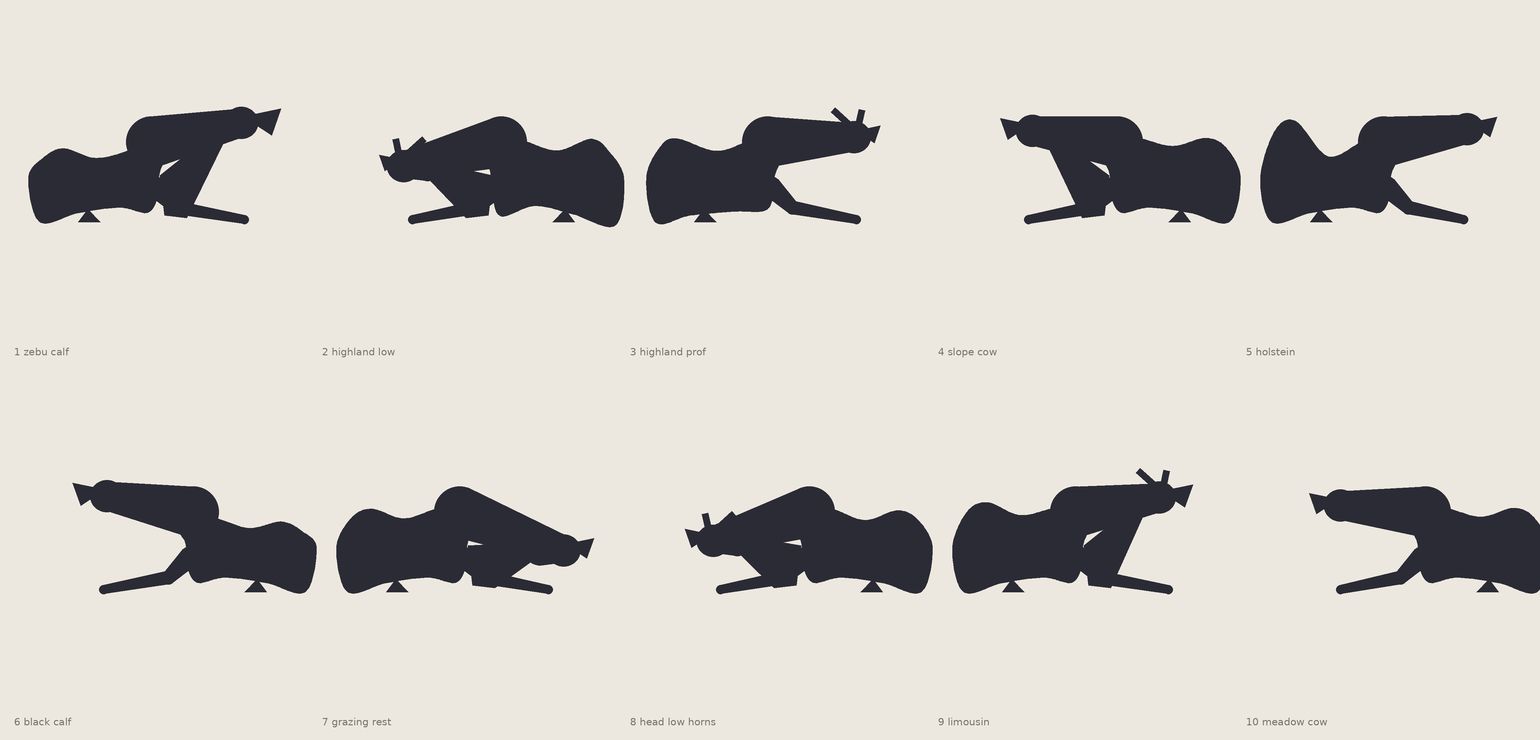

This chart was generated by the following Python code:
"""A31 — The Same Cow, Ten Times. From ten real resting-cow photographs (Unsplash, observed
via browser). Each cow is a single observed outline tracing the recumbent structure I saw:
nose/poll, low forward neck with dewlap, withers, a loin dip, the HIGH HIP, rump to ground,
the hind hoof tucked forward, the belly resting, the near foreleg folded forward to a hoof,
big side ear. No field, no herd, no atmosphere. Reconstructed, not traced. Ten configurations."""
import numpy as np
from PIL import Image, ImageDraw, ImageFont
SS=3
PAPER=(237,232,223); INK=(43,43,53); LBL=(120,116,110)

def cm(nodes,n=22,closed=True):
    P=[np.array(p,float) for p in nodes]
    P=([P[-1]]+P+[P[0],P[1]]) if closed else ([P[0]]+P+[P[-1]])
    out=[]
    for i in range(1,len(P)-2):
        p0,p1,p2,p3=P[i-1],P[i],P[i+1],P[i+2]
        for t in np.linspace(0,1,n,endpoint=False):
            t2=t*t;t3=t2*t
            out.append(0.5*((2*p1)+(-p0+p2)*t+(2*p0-5*p1+4*p2-p3)*t2+(-p0+3*p1-3*p2+p3)*t3))
    return out

def _ell(draw,cx,cy,rx,ry):
    draw.ellipse([int((cx-rx)*SS),int((cy-ry)*SS),int((cx+rx)*SS),int((cy+ry)*SS)],fill=INK)
def _cap(draw,a,b,ra,rb):
    a=np.array(a,float);b=np.array(b,float);d=b-a;L=np.hypot(*d)
    if L<1: _ell(draw,a[0],a[1],ra,ra); return
    n=np.array([-d[1],d[0]])/L
    draw.polygon([(int(p[0]*SS),int(p[1]*SS)) for p in [a+n*ra,b+n*rb,b-n*rb,a-n*ra]],fill=INK)
    _ell(draw,a[0],a[1],ra,ra); _ell(draw,b[0],b[1],rb,rb)

def cow(draw, ox, oy, s, P, f=-1):
    g=lambda k,d: P.get(k,d)
    nu=g('head_u',1.18); na=g('head_fwd',1.08)          # nose height / forward distance
    hiph=g('hiph',1.12); loin=g('loin',0.95); wth=g('withers',1.06)
    fe=g('foreleg_ext',0.55); hump=g('hump',0.0)
    def pt(a,u): return (ox + f*a*s, oy - u*s)
    # ---- TORSO outline (shorter, bulkier barrel); foreleg drawn separately to avoid notches ----
    O=[
      pt(0.16,0.62),                     # chest-front top (neck attaches here)
      pt(-0.03, wth+hump+0.02),          # withers (+hump)
      pt(0.48, wth),                     # behind withers
      pt(0.95, loin),                    # loin dip
      pt(1.36, hiph),                    # HIP (high point)
      pt(1.62, hiph-0.12),               # tailhead
      pt(1.80, 0.55),                    # rump back
      pt(1.66, 0.0),                     # rump to ground (rear)
      pt(1.18, 0.11),                    # belly resting (rear)
      pt(0.66, 0.18),                    # belly mid (rounded, higher barrel)
      pt(0.30, 0.12),                    # brisket bottom
      pt(0.16, 0.40),                    # chest-front bottom
    ]
    if g('shaggy',False):
        rng=np.random.default_rng(g('seed',1))
        O=[(x+f*rng.uniform(-0.05,0.05)*s, y+rng.uniform(-0.05,0.05)*s) for (x,y) in O]
    draw.polygon([(int(p[0]*SS),int(p[1]*SS)) for p in cm(O,20)], fill=INK)
    # near foreleg: folded forward to a hoof on the ground (separate capsules)
    _cap(draw, pt(0.22,0.44), pt(-0.05,0.18), 0.13*s, 0.085*s)
    _cap(draw, pt(-0.05,0.18), pt(-(0.30+fe),0.03), 0.085*s, 0.055*s)
    # tucked hind hoof wedge, forward of the rump
    hh=[pt(1.18,0.0),pt(0.90,0.0),pt(1.06,0.16)]
    draw.polygon([(int(p[0]*SS),int(p[1]*SS)) for p in hh],fill=INK)
    # ---- NECK (thick) from the crest to the head ----
    crest=pt(0.26,1.0); head=pt(-na,nu)
    _cap(draw,crest,head, 0.32*s, 0.18*s)
    # ---- HEAD: forehead + a distinct projecting muzzle (two lobes, not a knob) ----
    hx,hy=head
    _ell(draw,hx,hy,0.21*s,0.20*s)                       # forehead/skull
    mz=(hx+f*0.30*s, hy+0.07*s)                           # muzzle clearly forward
    _ell(draw,mz[0],mz[1],0.16*s,0.115*s)
    _cap(draw,(hx,hy),mz,0.15*s,0.12*s)                   # bridge of the face
    # ---- ears: big, off the back of the skull, out & slightly down ----
    er=g('ear',0.30)
    eb=(hx-f*0.02*s, hy-0.08*s)
    draw.polygon([(int(eb[0]*SS),int(eb[1]*SS)),
                  (int((eb[0]-f*er*1.2*s)*SS),int((eb[1]-er*0.25*s)*SS)),
                  (int((eb[0]-f*er*0.9*s)*SS),int((eb[1]+er*0.6*s)*SS))],fill=INK)
    # ---- dewlap: skin hanging under the neck/throat ----
    if g('dewlap',0.0)>0:
        dn=[pt(0.16,0.58),(hx+f*0.04*s,hy-0.12*s),pt(-0.18,0.05),pt(0.10,0.08)]
        draw.polygon([(int(p[0]*SS),int(p[1]*SS)) for p in dn],fill=INK)
    # ---- horns optional, off the top of the skull ----
    if g('horns',False):
        ho=g('horn',0.20)
        for dx in (-0.06,0.06):
            bx,by=hx+f*dx*s, hy-0.16*s
            draw.line([(int(bx*SS),int(by*SS)),(int((bx+f*(dx>0 and ho or -ho*0.2)*s)*SS),int((by-ho*0.9*s)*SS))],fill=INK,width=int(0.085*s*SS))

COWS=[
 dict(label="1 zebu calf",   head_u=1.24,head_fwd=0.86,hump=0.20,ear=0.40,dewlap=0.6,hiph=0.92,loin=0.80,withers=0.92,foreleg_ext=0.60),
 dict(label="2 highland low", head_u=0.70,head_fwd=0.96,horns=True,shaggy=True,seed=3,ear=0.24,dewlap=0.4,hiph=1.0,loin=0.86,withers=1.04),
 dict(label="3 highland prof",head_u=1.06,head_fwd=0.82,horns=True,shaggy=True,seed=7,ear=0.26,hiph=1.04,loin=0.92),
 dict(label="4 slope cow",    head_u=1.14,head_fwd=0.80,ear=0.32,dewlap=0.55,hiph=1.05,loin=0.95),
 dict(label="5 holstein",     head_u=1.16,head_fwd=0.78,hiph=1.26,loin=0.82,withers=1.02,ear=0.30,foreleg_ext=0.44),
 dict(label="6 black calf",   head_u=1.20,head_fwd=0.82,hiph=0.88,loin=0.80,withers=0.94,ear=0.34,foreleg_ext=0.56),
 dict(label="7 grazing rest", head_u=0.52,head_fwd=1.04,ear=0.30,dewlap=0.38,hiph=1.04,loin=0.92),
 dict(label="8 head low horns",head_u=0.64,head_fwd=0.94,horns=True,ear=0.28,dewlap=0.55,hiph=1.02,loin=0.9),
 dict(label="9 limousin",     head_u=1.18,head_fwd=0.78,horns=True,ear=0.34,dewlap=0.6,hiph=1.12,loin=0.96,foreleg_ext=0.60),
 dict(label="10 meadow cow",  head_u=1.08,head_fwd=0.80,ear=0.31,hiph=1.05,loin=0.94,foreleg_ext=0.50),
]

def render(path):
    W,H=1540,740
    img=Image.new("RGB",(W*SS,H*SS),PAPER); d=ImageDraw.Draw(img)
    try: font=ImageFont.truetype('/usr/share/fonts/truetype/dejavu/DejaVuSans.ttf',int(10*SS))
    except: font=ImageFont.load_default()
    cols=5; cw=W/cols; rh=H/2
    for i,P in enumerate(COWS):
        cx=(i%cols)*cw + cw*0.56; cy=(i//cols)*rh + rh*0.60
        f=-1 if i%2==0 else 1
        cow(d, cx, cy, 80, P, f)
        d.text((int(((i%cols)*cw+14)*SS), int(((i//cols)*rh+rh-24)*SS)), P['label'], fill=LBL, font=font)
    img=img.resize((W,H),Image.LANCZOS); img.save(path); print("saved",path)

if __name__=="__main__":
    render("/sessions/wizardly-stoic-cerf/mnt/hessentials/illustration/loomis/sketch201_u5_a31_cow_studies.png")
